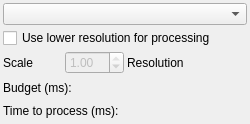
<?xml version="1.0" encoding="UTF-8"?>
<ui version="4.0">
 <class>image_processing_widget</class>
 <widget class="QWidget" name="image_processing_widget">
  <property name="geometry">
   <rect>
    <x>0</x>
    <y>0</y>
    <width>250</width>
    <height>124</height>
   </rect>
  </property>
  <property name="minimumSize">
   <size>
    <width>160</width>
    <height>50</height>
   </size>
  </property>
  <property name="windowTitle">
   <string>Image Processing</string>
  </property>
  <layout class="QVBoxLayout" name="verticalLayout_2">
   <property name="spacing">
    <number>3</number>
   </property>
   <property name="leftMargin">
    <number>3</number>
   </property>
   <property name="topMargin">
    <number>3</number>
   </property>
   <property name="rightMargin">
    <number>3</number>
   </property>
   <property name="bottomMargin">
    <number>3</number>
   </property>
   <item>
    <layout class="QVBoxLayout" name="verticalLayout">
     <item>
      <widget class="QComboBox" name="processing_comboBox"/>
     </item>
     <item>
      <widget class="QCheckBox" name="lower_resolution_checkBox">
       <property name="toolTip">
        <string>This might be needed to perform processing in real-time.</string>
       </property>
       <property name="text">
        <string>Use lower resolution for processing</string>
       </property>
      </widget>
     </item>
     <item>
      <layout class="QHBoxLayout" name="horizontalLayout" stretch="0,0,0,0">
       <item>
        <widget class="QLabel" name="label_2">
         <property name="text">
          <string>Scale</string>
         </property>
        </widget>
       </item>
       <item>
        <widget class="QDoubleSpinBox" name="scale_doubleSpinBox">
         <property name="enabled">
          <bool>false</bool>
         </property>
         <property name="minimum">
          <double>0.010000000000000</double>
         </property>
         <property name="maximum">
          <double>1.000000000000000</double>
         </property>
         <property name="singleStep">
          <double>0.010000000000000</double>
         </property>
         <property name="value">
          <double>1.000000000000000</double>
         </property>
        </widget>
       </item>
       <item>
        <widget class="QLabel" name="label_3">
         <property name="text">
          <string>Resolution</string>
         </property>
        </widget>
       </item>
       <item>
        <widget class="QLabel" name="resolution_label">
         <property name="text">
          <string/>
         </property>
        </widget>
       </item>
      </layout>
     </item>
     <item>
      <layout class="QHBoxLayout" name="horizontalLayout_3" stretch="0,1">
       <item>
        <widget class="QLabel" name="label_4">
         <property name="text">
          <string>Budget (ms):</string>
         </property>
        </widget>
       </item>
       <item>
        <widget class="QLabel" name="processing_budget_ms_label">
         <property name="text">
          <string/>
         </property>
        </widget>
       </item>
      </layout>
     </item>
     <item>
      <layout class="QHBoxLayout" name="horizontalLayout_2" stretch="0,1">
       <item>
        <widget class="QLabel" name="label_6">
         <property name="text">
          <string>Time to process (ms):</string>
         </property>
        </widget>
       </item>
       <item>
        <widget class="QLabel" name="processing_time_ms_label">
         <property name="text">
          <string/>
         </property>
        </widget>
       </item>
      </layout>
     </item>
    </layout>
   </item>
  </layout>
 </widget>
 <resources/>
 <connections/>
</ui>
